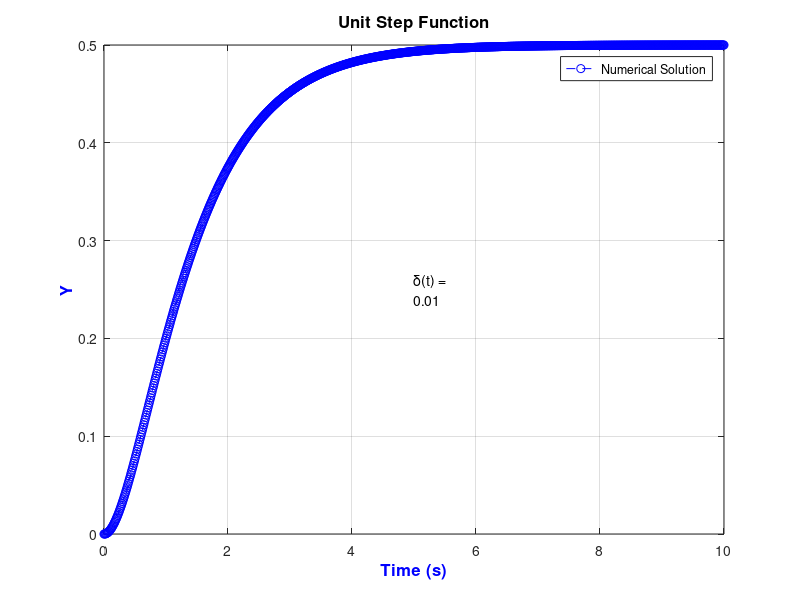

This chart was generated by the following MATLAB code:
clc;
clear all;

dt=0.01; %time step size
t=0:dt:10; %simulation time
v=0.1*sin(2*pi*t); %input voltage
u=ones(1,length(t)); %u(t) is the step input
dy(1)=0;
y(1)=(0);

for i=1:length(t)
    ddy(i)=u(i) - 3*dy(i) - 2*y(i);
    dy(i+1)=ddy(i)*dt + dy(i);
    y(i+1)=dy(i)*dt + y(i);
end
y(end)=[];
i=y;


plot(t,i,'--ob')
grid on
txt = ['\delta(t) = ' char(10) num2str(dt)]; %ignore the sqiggle
text(5,.25,txt)
xticks(0:2:10)
legend('Numerical Solution')
xlabel('Time (s)','FontSize',12,'FontWeight','bold','Color','b') 
ylabel('Y','FontSize',12,'FontWeight','bold','Color','b') 
title('Unit Step Function','FontSize',12,'FontWeight','bold')
